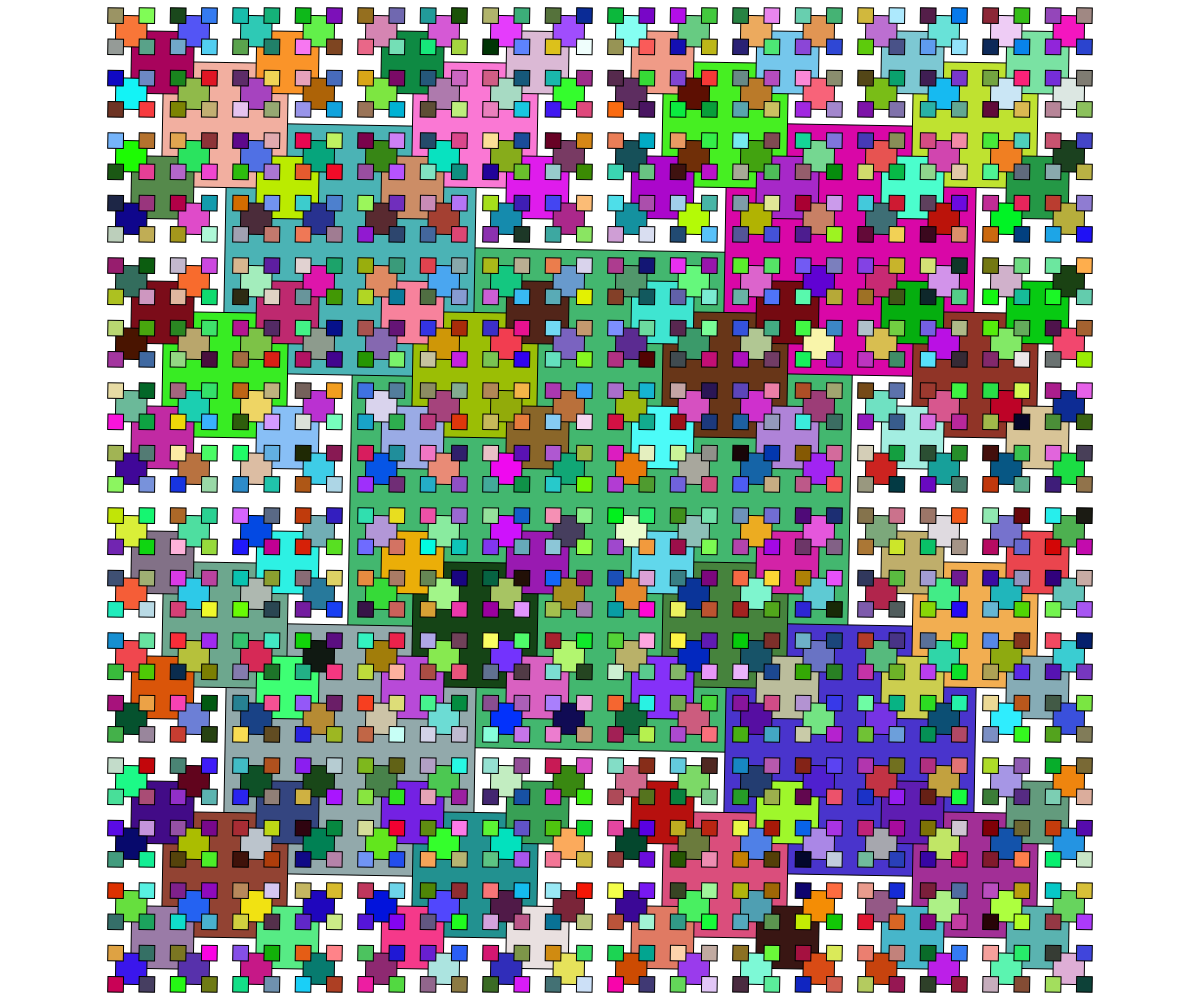
Frame 1 (no input)
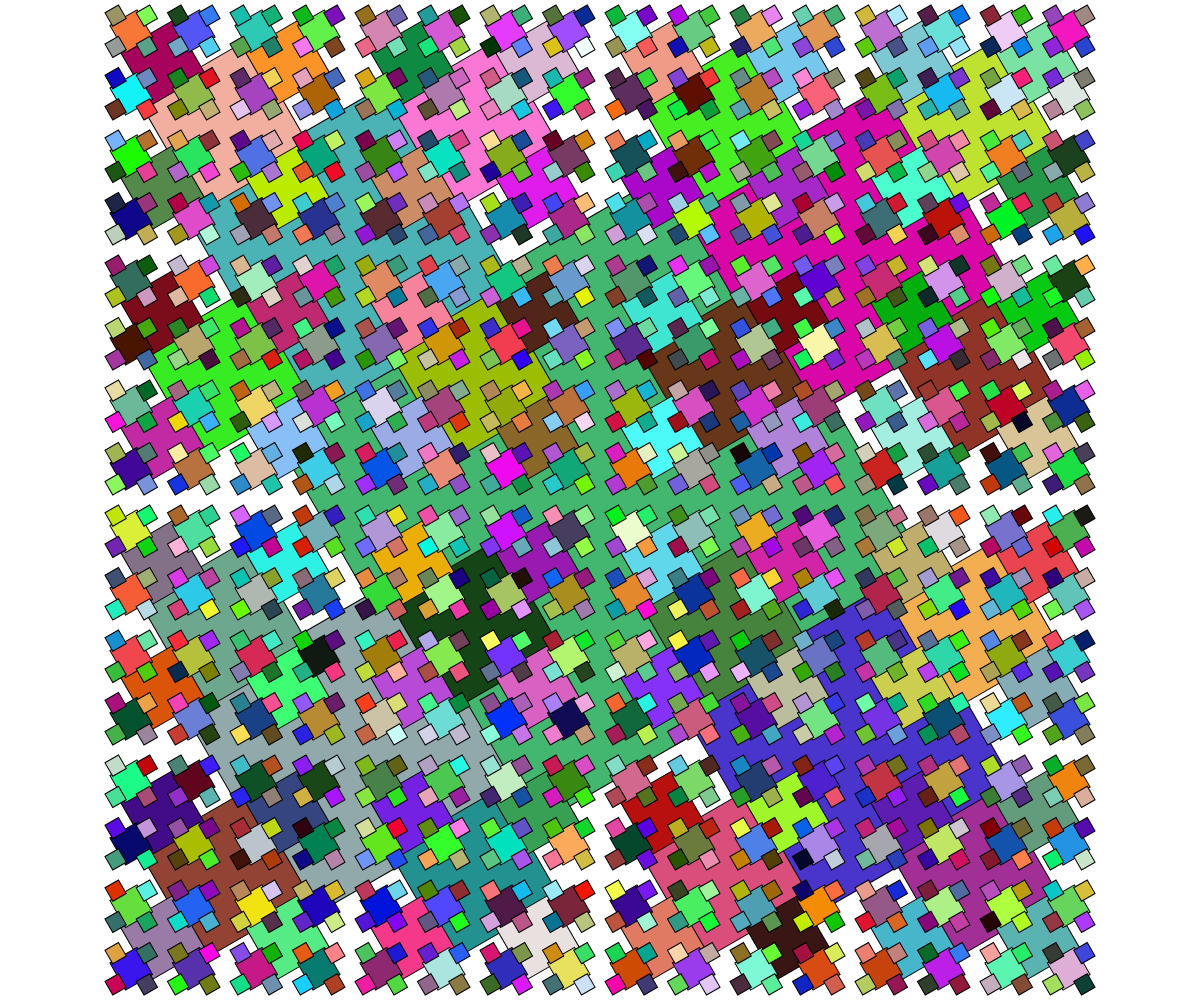
Frame 60 (no input)
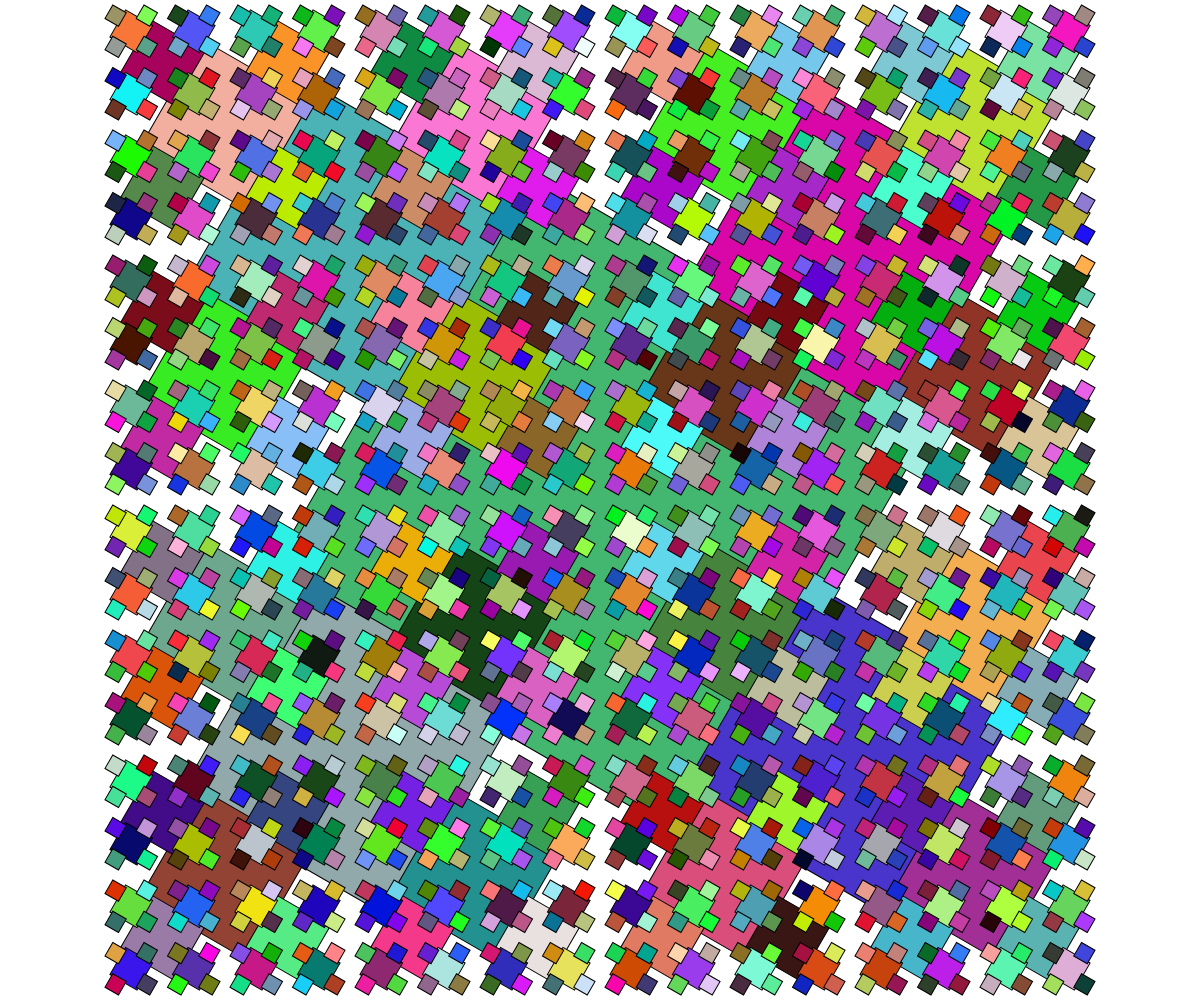
Frame 120 (the mouse pressed at the canvas centre since frame 60)

The p5.js sketch that drew these frames (run headless with seeded random() and noise() and a simulated clock; from frame 60 on, the mouse is pressed at the canvas centre):

// p5.js sketch
// ── sketch.js
// Recursion and Fractals
// Udaey Sandha
// Nov 22, 2023
// A look at recursive visualizations
let seed;

function setup() {
  createCanvas(windowWidth, windowHeight);
  noFill();
  seed = random(100);
}

function draw() {
  background(255);
  randomSeed(seed);
  //circleInCircle(width/2,height/2,width);
  //cantor(width*0.1,height*0.3, width*0.8,6);
  //CircleFractal(width/2,height/2,height*0.5);
  squareFractal(width/2,height/2,height*0.5);
}

function squareFractal(x, y, len){
  if (len>10){
    rectMode(CENTER);
    fill(random(255),random(255),random(255));
    push();
    translate(x,y);
    rotate(radians(frameCount));
    square(0,0,len);
    pop();
    
    squareFractal(x-len/2, y-len/2, len/2);
    squareFractal(x-len/2, y+len/2, len/2);
    squareFractal(x+len/2, y-len/2, len/2);
    squareFractal(x+len/2, y+len/2, len/2);
  }
}

function CircleFractal(x, y, d) {
  if (d > 2) {
    circle(x, y, d);
    CircleFractal(x - d / 2, y, d / 2);
    CircleFractal(x + d / 2, y, d / 2);
    // CircleFractal(x,y-d/2,d/2);
    CircleFractal(x, y + d / 2, d / 2);
  }
}

function cantor(x, y, len, depth) {
  if (depth > 0) {
    line(x, y, x + len, y);
    let newY = y + 20;
    cantor(x, newY, len / 3, depth - 1);
    cantor(x + (len / 3) * 2, newY, len / 3, depth - 1);

  }
}

function circleInCircle(x, y, d) {
  print(1);
  if (d > 10) {
    // recursive case...do some visual work
    circle(x, y, d);
    let den = map(mouseX, 0, width, 1.01, 1.5);
    circleInCircle(x, y, d / den);

  }

}
